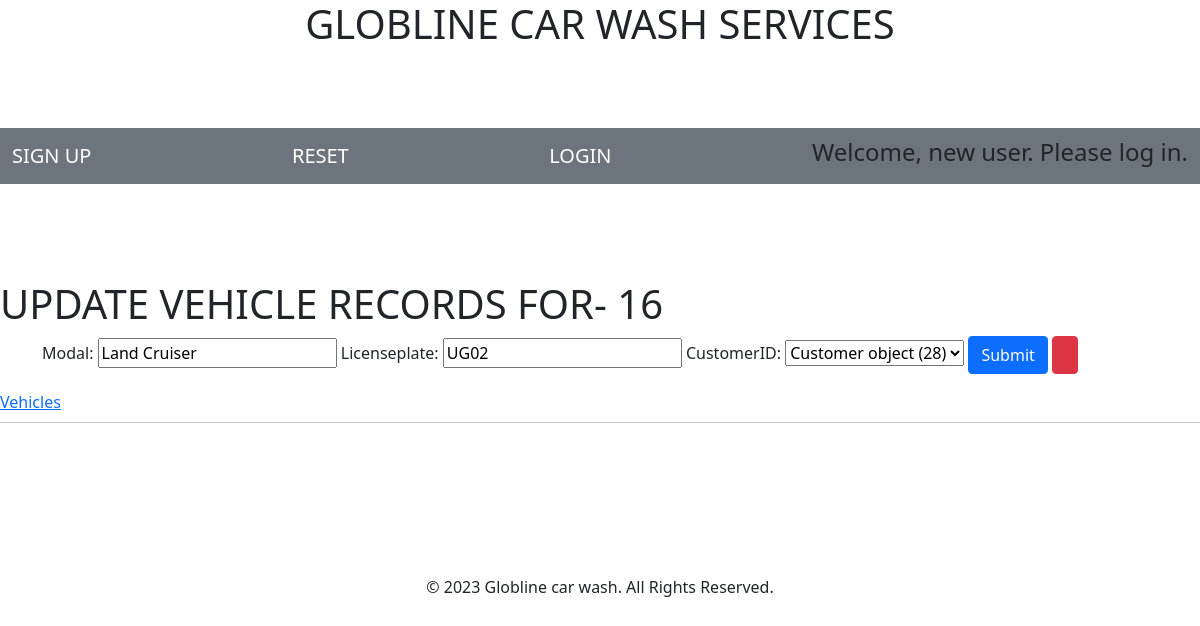
Page /edit_vehicle/16/ on the committed database.
### bloger/models.py (models this page shows)
class Vehicle(models.Model):
      VehicleID = models.AutoField(primary_key=True)
      Modal = models.CharField(max_length=200)
      Licenseplate = models.CharField(max_length=400)
      CustomerID = models.ForeignKey(Customer, on_delete=models.CASCADE)
      class Meta:
            verbose_name_plural = "Vehicles"

class Customer(models.Model):
      CustomerID = models.AutoField(primary_key=True)
      FirstName = models.CharField(max_length=200)
      LastName = models.CharField(max_length=200)
      Contact = models.CharField(max_length=200)
      Email = models.EmailField(max_length=254)
      Address = models.CharField(max_length=200)
      class Meta:
            verbose_name_plural = "Customers"

### bloger/views.py (the view)
def edit_vehicle_view(request, VehicleID):
    vehicle = Vehicle.objects.get(pk = VehicleID)
    if request.method == "POST":
        vehicleform  = VehicleForm(request.POST, instance = vehicle)
        if vehicleform.is_valid():
            vehicleform.save()
    else:
        vehicleform = VehicleForm(instance = vehicle)
    con = {
        'g': vehicleform,
        'vehicle': vehicle,
    }
    return render(request, "edit_vehicle.html", con)

### bloger/forms.py
class VehicleForm(ModelForm):
    class Meta:
      model = Vehicle
      fields = '__all__'

### bloger/templates/edit_vehicle.html (shortened to what this page needs)
{% extends "Base.html" %}
    {% load crispy_forms_tags %}
    {% load static %}
    {% block content %}
    <h1 > UPDATE VEHICLE RECORDS FOR- {{vehicle.VehicleID}}</h1>
<div class = "container">
    <form method = "POST">
        {{g}}
        <input type = "submit" class = "btn btn-primary">
        <input type = "Button" class = "btn btn-danger">
    </form>
</div>
<a href = "{% url 'vehicle_page' %} "> Vehicles</a>
{% endblock content %}

### rows in the picture
Vehicle: VehicleID "16", Modal "Land Cruiser", Licenseplate "UG02"
Customer: CustomerID "Customer object (28)"
